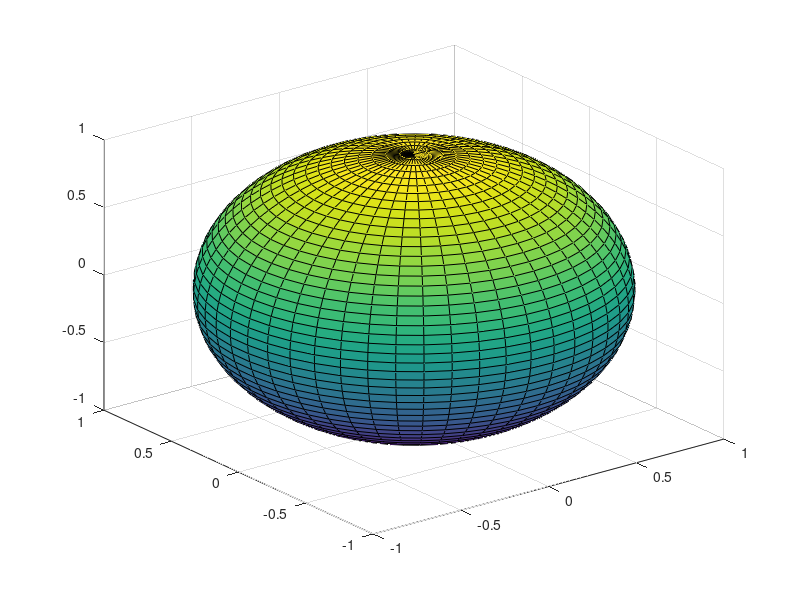

MATLAB code for this plot:
thetas = linspace(0,pi,50);
phis = linspace(0,2*pi,50);

[thetaV,phiV] = meshgrid(thetas,phis);

X=sin(thetaV).*cos(phiV);
Y=sin(thetaV).*sin(phiV);
Z=cos(thetaV);

figure;
surf(X,Y,Z);